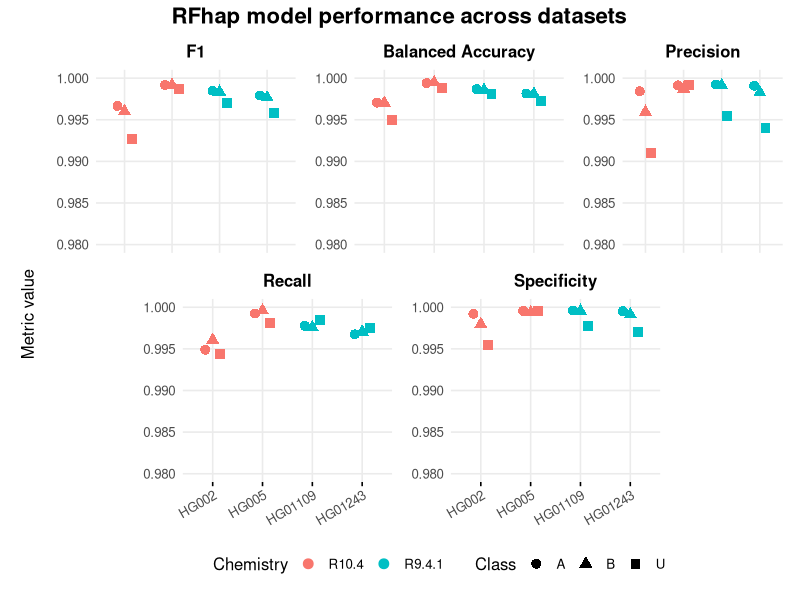
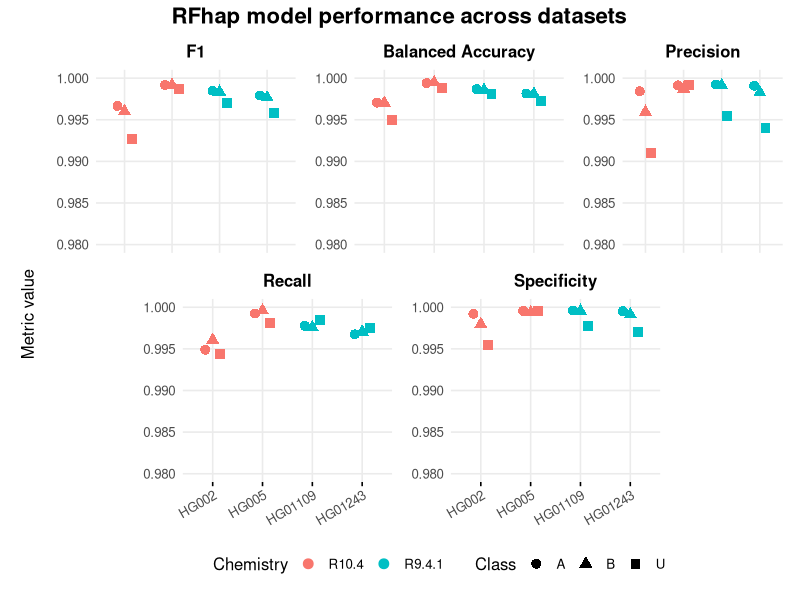
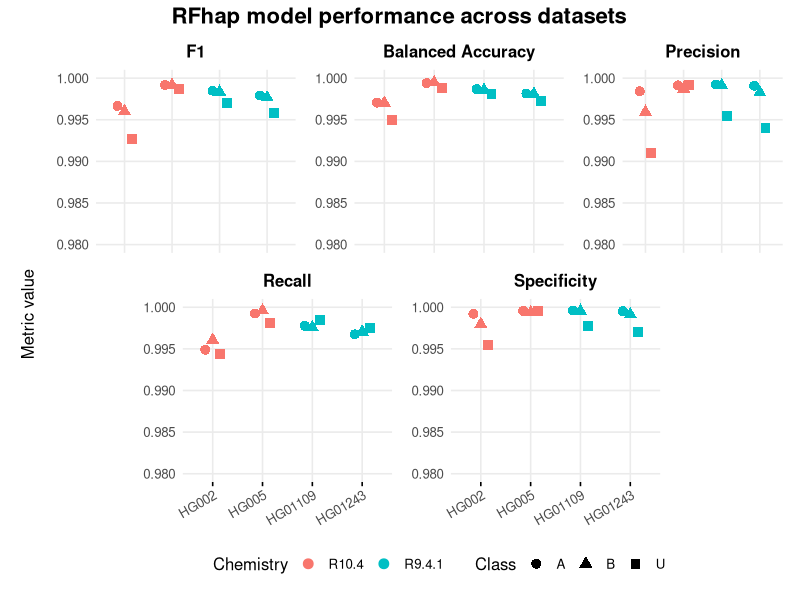

Recreate these plots in R, in order.
## ---- chunk 1
knitr::opts_chunk$set(
  echo = TRUE,
  message = FALSE,
  warning = FALSE,
  fig.align = "center",
  dpi = 160
)

library(dplyr)
library(tidyr)
library(ggplot2)
library(patchwork)

dir.create("output/pdf", recursive = TRUE, showWarnings = FALSE)
dir.create("output/png", recursive = TRUE, showWarnings = FALSE)
## ---- chunk 2
metrics_df <- read.csv(
  "Supplementary_Table_ModelPerformance.csv",
  check.names = TRUE
)

head(metrics_df)
## ---- chunk 3
metric_order <- c(
  "F1",
  "Balanced Accuracy",
  "Precision",
  "Recall",
  "Specificity"
)

plot_df <- metrics_df |>
  select(
    Dataset,
    Chemistry,
    Class,
    F1,
    Balanced.Accuracy,
    Precision,
    Recall,
    Specificity
  ) |>
  rename(`Balanced Accuracy` = Balanced.Accuracy) |>
  pivot_longer(
    cols = all_of(metric_order),
    names_to = "Metric",
    values_to = "Value"
  ) |>
  mutate(
    Metric = factor(Metric, levels = metric_order)
  )

head(plot_df)
## ---- chunk 4
make_metric_plot <- function(metric_name, show_x = FALSE) {

  ggplot(
    filter(plot_df, Metric == metric_name),
    aes(
      x = Dataset,
      y = Value,
      shape = Class,
      color = Chemistry
    )
  ) +
    geom_point(
      size = 3,
      position = position_dodge(width = 0.45)
    ) +
    scale_y_continuous(
      breaks = seq(0.98, 1.00, by = 0.005),
      labels = scales::label_number(accuracy = 0.001)
    ) +
    coord_cartesian(ylim = c(0.98, 1.00)) +
    labs(
      title = metric_name,
      x = NULL,
      y = NULL,
      color = "Chemistry",
      shape = "Class"
    ) +
    theme_minimal(base_size = 12) +
    theme(
      panel.grid.minor = element_blank(),
      axis.text.x = if (show_x) {
        element_text(angle = 30, hjust = 1)
      } else {
        element_blank()
      },
      axis.ticks.x = if (show_x) {
        element_line()
      } else {
        element_blank()
      },
      plot.title = element_text(
        face = "bold",
        hjust = 0.5,
        size = 12
      ),
      plot.margin = margin(6, 7, 6, 7)
    )
}
## ---- chunk 5
p_f1 <- make_metric_plot("F1")
p_balanced <- make_metric_plot("Balanced Accuracy")
p_precision <- make_metric_plot("Precision")
p_recall <- make_metric_plot("Recall", show_x = TRUE)
p_specificity <- make_metric_plot("Specificity", show_x = TRUE)
## ---- chunk 6
figure_design <- "
AAAABBBBCCCC
#DDDDEEEE###
"

plots_grid <-
  p_f1 +
  p_balanced +
  p_precision +
  p_recall +
  p_specificity +
  plot_layout(
    design = figure_design,
    guides = "collect",
    heights = c(1, 1)
  ) &
  theme(legend.position = "bottom")

shared_y_label <- wrap_elements(
  full = grid::textGrob(
    "Metric value",
    rot = 90,
    gp = grid::gpar(fontsize = 12)
  )
)

p_perf <-
  shared_y_label +
  plots_grid +
  plot_layout(widths = c(0.035, 1)) +
  plot_annotation(
    title = "RFhap model performance across datasets",
    theme = theme(
      plot.title = element_text(
        face = "bold",
        hjust = 0.5,
        size = 16
      )
    )
  )
## ---- chunk 7
p_perf
## ---- chunk 8
ggsave(
  filename = "output/pdf/Supplementary_Figure_4.pdf",
  plot = p_perf,
  width = 9,
  height = 6.8,
  units = "in",
  device = cairo_pdf,
  bg = "white"
)

ggsave(
  filename = "output/png/Supplementary_Figure_4.png",
  plot = p_perf,
  width = 9,
  height = 6.8,
  units = "in",
  dpi = 400,
  bg = "white"
)
## ---- chunk 9
sessionInfo()
